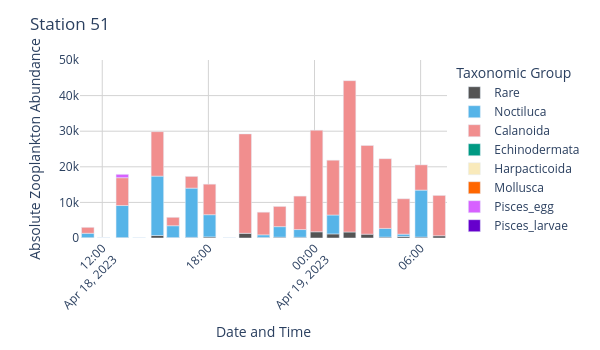
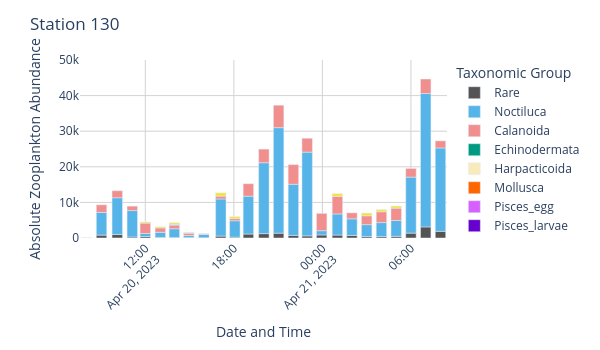

Source (notebook cell) for these figures, in order:
### Code cell
stations = ['51', '130']

for station in stations:
    grouped_df = zooplankton_long[zooplankton_long['StationPrefix'] == station][['StartDate', 'ZooScan_group', 'count']]
    grouped_df['datetime'] = pd.to_datetime(grouped_df['StartDate'], format='%Y-%m-%d %H:%M')

    grouped_df = grouped_df.groupby(['datetime', 'ZooScan_group']).agg({'count':'sum'}).reset_index()
    grouped_df["rel_occurrence"] = grouped_df.groupby(['datetime'])['count'].transform(lambda x: x / x.sum())
   
   # Combine low-abundant groups into a single 'Rare' category
    threshold = 0.05
    grouped_df.loc[grouped_df['rel_occurrence'] <= threshold, 'ZooScan_group'] = 'Rare'
    
    # Regroup so legend does not display all groups, but only the ones present in the data after combining into 'Rare' category
    grouped_df = grouped_df.groupby(['datetime', 'ZooScan_group']).agg({'count':'sum'}).reset_index()
    grouped_df["rel_occurrence"] = grouped_df.groupby(['datetime'])['count'].transform(lambda x: x / x.sum())

    fig = px.bar(grouped_df, 
                x="datetime", 
                y="count",
                color='ZooScan_group',
                color_discrete_map={
                    "Rare": "#545454",
                    "Noctiluca": "#56B4E8",
                    "Calanoida": "#F18E8E",
                    "Cirripeda_naup": "#F0E442",
                    "Echinodermata": "#009A83",
                    "Harpacticoida": "#F9EABB",
                    "Mollusca": "#FF6600",
                    "Pisces_egg": "#D761FF",
                    "Pisces_larvae": "#6600CC",
                },
                category_orders={"ZooScan_group": ["Rare", "Noctiluca", "Calanoida", "Echinodermata", "Harpacticoida", "Mollusca", "Pisces_egg", "Pisces_larvae"]},
            )
    
    fig.update_layout(
        width=600,
        height=350,
        xaxis_title='Date and Time',
        yaxis_title='Absolute Zooplankton Abundance',
        xaxis_tickangle=-45,
        # Limits for y axis
        yaxis_range=[0, 50000],
        legend_title='Taxonomic Group',
        title_text='Station {}'.format(station),
        # White background
        plot_bgcolor='white',
        # Add gridlines
        xaxis=dict(showgrid=True, gridcolor='lightgray'),
        yaxis=dict(showgrid=True, gridcolor='lightgray')
    )

    fig.show()

    # Save figure as svg
    fig.write_image("../figures/zooplankton/zooscan_absolute_abundance_{}.svg".format(station), scale=1)
    fig.write_image("../figures/zooplankton/zooscan_absolute_abundance_{}.png".format(station), scale=1)

### Figure 1 — Plotly figure (JSON) as saved in the notebook; plotly's stock layout.template omitted (floating-point values rounded to 4 significant figures)
{"data": [{"hovertemplate": "ZooScan_group=Rare<br>datetime=%{x}<br>count=%{y}<extra></extra>", "legendgroup": "Rare", "marker": {"color": "#545454", "pattern": {"shape": ""}}, "name": "Rare", "orientation": "v", "showlegend": true, "textposition": "auto", "type": "bar", "x": ["2023-04-18T11:11:00.000000000", "2023-04-18T13:08:00.000000000", "2023-04-18T15:07:00.000000000", "2023-04-18T16:00:00.000000000", "2023-04-18T17:03:00.000000000", "2023-04-18T18:04:00.000000000", "2023-04-18T20:05:00.000000000", "2023-04-18T21:07:00.000000000", "2023-04-18T22:02:00.000000000", "2023-04-18T23:11:00.000000000", "2023-04-19T00:07:00.000000000", "2023-04-19T01:03:00.000000000", "2023-04-19T01:59:00.000000000", "2023-04-19T02:59:00.000000000", "2023-04-19T04:00:00.000000000", "2023-04-19T05:02:00.000000000", "2023-04-19T06:02:00.000000000", "2023-04-19T07:03:00.000000000"], "xaxis": "x", "y": [104.8, 115.3, 704.2, 124.7, 170.6, 302.5, 1314.0, 160.7, 230.2, 211.7, 1746.0, 1150.0, 1683.0, 1073.0, 254.3, 423.1, 260.3, 632.4], "yaxis": "y"}, {"hovertemplate": "ZooScan_group=Noctiluca<br>datetime=%{x}<br>count=%{y}<extra></extra>", "legendgroup": "Noctiluca", "marker": {"color": "#56B4E8", "pattern": {"shape": ""}}, "name": "Noctiluca", "orientation": "v", "showlegend": true, "textposition": "auto", "type": "bar", "x": ["2023-04-18T11:11:00.000000000", "2023-04-18T12:05:00.000000000", "2023-04-18T13:08:00.000000000", "2023-04-18T14:05:00.000000000", "2023-04-18T15:07:00.000000000", "2023-04-18T16:00:00.000000000", "2023-04-18T17:03:00.000000000", "2023-04-18T18:04:00.000000000", "2023-04-18T19:11:00.000000000", "2023-04-18T21:07:00.000000000", "2023-04-18T22:02:00.000000000", "2023-04-18T23:11:00.000000000", "2023-04-19T01:03:00.000000000", "2023-04-19T04:00:00.000000000", "2023-04-19T05:02:00.000000000", "2023-04-19T06:02:00.000000000"], "xaxis": "x", "y": [1220.0, 0.0, 9004.0, 0.0, 16680.0, 3321.0, 13840.0, 6245.0, 0.0, 726.1, 2964.0, 2161.0, 5312.0, 2434.0, 656.7, 13190.0], "yaxis": "y"}, {"hovertemplate": "ZooScan_group=Calanoida<br>datetime=%{x}<br>count=%{y}<extra></extra>", "legendgroup": "Calanoida", "marker": {"color": "#F18E8E", "pattern": {"shape": ""}}, "name": "Calanoida", "orientation": "v", "showlegend": true, "textposition": "auto", "type": "bar", "x": ["2023-04-18T11:11:00.000000000", "2023-04-18T12:05:00.000000000", "2023-04-18T13:08:00.000000000", "2023-04-18T14:05:00.000000000", "2023-04-18T15:07:00.000000000", "2023-04-18T16:00:00.000000000", "2023-04-18T17:03:00.000000000", "2023-04-18T18:04:00.000000000", "2023-04-18T19:11:00.000000000", "2023-04-18T20:05:00.000000000", "2023-04-18T21:07:00.000000000", "2023-04-18T22:02:00.000000000", "2023-04-18T23:11:00.000000000", "2023-04-19T00:07:00.000000000", "2023-04-19T01:03:00.000000000", "2023-04-19T01:59:00.000000000", "2023-04-19T02:59:00.000000000", "2023-04-19T04:00:00.000000000", "2023-04-19T05:02:00.000000000", "2023-04-19T06:02:00.000000000", "2023-04-19T07:03:00.000000000"], "xaxis": "x", "y": [1669.0, 0.0, 7819.0, 0.0, 12490.0, 2363.0, 3298.0, 8570.0, 0.0, 27930.0, 6362.0, 5675.0, 9397.0, 28520.0, 15390.0, 42510.0, 24920.0, 19590.0, 9939.0, 7087.0, 11330.0], "yaxis": "y"}, {"hovertemplate": "ZooScan_group=Echinodermata<br>datetime=%{x}<br>count=%{y}<extra></extra>", "legendgroup": "Echinodermata", "marker": {"color": "#009A83", "pattern": {"shape": ""}}, "name": "Echinodermata", "orientation": "v", "showlegend": true, "textposition": "auto", "type": "bar", "x": ["2023-04-18T12:05:00.000000000", "2023-04-18T14:05:00.000000000", "2023-04-18T19:11:00.000000000"], "xaxis": "x", "y": [0.0, 0.0, 0.0], "yaxis": "y"}, {"hovertemplate": "ZooScan_group=Harpacticoida<br>datetime=%{x}<br>count=%{y}<extra></extra>", "legendgroup": "Harpacticoida", "marker": {"color": "#F9EABB", "pattern": {"shape": ""}}, "name": "Harpacticoida", "orientation": "v", "showlegend": true, "textposition": "auto", "type": "bar", "x": ["2023-04-18T12:05:00.000000000", "2023-04-18T14:05:00.000000000", "2023-04-18T19:11:00.000000000"], "xaxis": "x", "y": [0.0, 0.0, 0.0], "yaxis": "y"}, {"hovertemplate": "ZooScan_group=Mollusca<br>datetime=%{x}<br>count=%{y}<extra></extra>", "legendgroup": "Mollusca", "marker": {"color": "#FF6600", "pattern": {"shape": ""}}, "name": "Mollusca", "orientation": "v", "showlegend": true, "textposition": "auto", "type": "bar", "x": ["2023-04-18T12:05:00.000000000", "2023-04-18T14:05:00.000000000", "2023-04-18T19:11:00.000000000"], "xaxis": "x", "y": [0.0, 0.0, 0.0], "yaxis": "y"}, {"hovertemplate": "ZooScan_group=Pisces_egg<br>datetime=%{x}<br>count=%{y}<extra></extra>", "legendgroup": "Pisces_egg", "marker": {"color": "#D761FF", "pattern": {"shape": ""}}, "name": "Pisces_egg", "orientation": "v", "showlegend": true, "textposition": "auto", "type": "bar", "x": ["2023-04-18T12:05:00.000000000", "2023-04-18T13:08:00.000000000", "2023-04-18T14:05:00.000000000", "2023-04-18T19:11:00.000000000"], "xaxis": "x", "y": [0.0, 944.4, 0.0, 0.0], "yaxis": "y"}, {"hovertemplate": "ZooScan_group=Pisces_larvae<br>datetime=%{x}<br>count=%{y}<extra></extra>", "legendgroup": "Pisces_larvae", "marker": {"color": "#6600CC", "pattern": {"shape": ""}}, "name": "Pisces_larvae", "orientation": "v", "showlegend": true, "textposition": "auto", "type": "bar", "x": ["2023-04-18T12:05:00.000000000", "2023-04-18T14:05:00.000000000", "2023-04-18T19:11:00.000000000"], "xaxis": "x", "y": [0.0, 0.0, 0.0], "yaxis": "y"}, {"hovertemplate": "ZooScan_group=Annelida<br>datetime=%{x}<br>count=%{y}<extra></extra>", "legendgroup": "Annelida", "marker": {"color": "#FECB52", "pattern": {"shape": ""}}, "name": "Annelida", "orientation": "v", "showlegend": true, "textposition": "auto", "type": "bar", "x": ["2023-04-18T12:05:00.000000000", "2023-04-18T14:05:00.000000000", "2023-04-18T19:11:00.000000000"], "xaxis": "x", "y": [0.0, 0.0, 0.0], "yaxis": "y"}, {"hovertemplate": "ZooScan_group=Appendicularia<br>datetime=%{x}<br>count=%{y}<extra></extra>", "legendgroup": "Appendicularia", "marker": {"color": "#636efa", "pattern": {"shape": ""}}, "name": "Appendicularia", "orientation": "v", "showlegend": true, "textposition": "auto", "type": "bar", "x": ["2023-04-18T12:05:00.000000000", "2023-04-18T14:05:00.000000000", "2023-04-18T19:11:00.000000000"], "xaxis": "x", "y": [0.0, 0.0, 0.0], "yaxis": "y"}, {"hovertemplate": "ZooScan_group=Bellerochea<br>datetime=%{x}<br>count=%{y}<extra></extra>", "legendgroup": "Bellerochea", "marker": {"color": "#EF553B", "pattern": {"shape": ""}}, "name": "Bellerochea", "orientation": "v", "showlegend": true, "textposition": "auto", "type": "bar", "x": ["2023-04-18T12:05:00.000000000", "2023-04-18T14:05:00.000000000", "2023-04-18T19:11:00.000000000"], "xaxis": "x", "y": [0.0, 0.0, 0.0], "yaxis": "y"}, {"hovertemplate": "ZooScan_group=Brachyura_zoea<br>datetime=%{x}<br>count=%{y}<extra></extra>", "legendgroup": "Brachyura_zoea", "marker": {"color": "#00cc96", "pattern": {"shape": ""}}, "name": "Brachyura_zoea", "orientation": "v", "showlegend": true, "textposition": "auto", "type": "bar", "x": ["2023-04-18T12:05:00.000000000", "2023-04-18T14:05:00.000000000", "2023-04-18T19:11:00.000000000"], "xaxis": "x", "y": [0.0, 0.0, 0.0], "yaxis": "y"}, {"hovertemplate": "ZooScan_group=Caridae_zoea<br>datetime=%{x}<br>count=%{y}<extra></extra>", "legendgroup": "Caridae_zoea", "marker": {"color": "#ab63fa", "pattern": {"shape": ""}}, "name": "Caridae_zoea", "orientation": "v", "showlegend": true, "textposition": "auto", "type": "bar", "x": ["2023-04-18T12:05:00.000000000", "2023-04-18T14:05:00.000000000", "2023-04-18T19:11:00.000000000"], "xaxis": "x", "y": [0.0, 0.0, 0.0], "yaxis": "y"}, {"hovertemplate": "ZooScan_group=Cirripeda_cyp<br>datetime=%{x}<br>count=%{y}<extra></extra>", "legendgroup": "Cirripeda_cyp", "marker": {"color": "#FFA15A", "pattern": {"shape": ""}}, "name": "Cirripeda_cyp", "orientation": "v", "showlegend": true, "textposition": "auto", "type": "bar", "x": ["2023-04-18T12:05:00.000000000", "2023-04-18T14:05:00.000000000", "2023-04-18T19:11:00.000000000"], "xaxis": "x", "y": [0.0, 0.0, 0.0], "yaxis": "y"}, {"hovertemplate": "ZooScan_group=Cirripeda_naup<br>datetime=%{x}<br>count=%{y}<extra></extra>", "legendgroup": "Cirripeda_naup", "marker": {"color": "#F0E442", "pattern": {"shape": ""}}, "name": "Cirripeda_naup", "orientation": "v", "showlegend": true, "textposition": "auto", "type": "bar", "x": ["2023-04-18T12:05:00.000000000", "2023-04-18T14:05:00.000000000", "2023-04-18T19:11:00.000000000"], "xaxis": "x", "y": [0.0, 0.0, 0.0], "yaxis": "y"}, {"hovertemplate": "ZooScan_group=Cnidaria<br>datetime=%{x}<br>count=%{y}<extra></extra>", "legendgroup": "Cnidaria", "marker": {"color": "#19d3f3", "pattern": {"shape": ""}}, "name": "Cnidaria", "orientation": "v", "showlegend": true, "textposition": "auto", "type": "bar", "x": ["2023-04-18T12:05:00.000000000", "2023-04-18T14:05:00.000000000", "2023-04-18T19:11:00.000000000"], "xaxis": "x", "y": [0.0, 0.0, 0.0], "yaxis": "y"}, {"hovertemplate": "ZooScan_group=Ctenophora<br>datetime=%{x}<br>count=%{y}<extra></extra>", "legendgroup": "Ctenophora", "marker": {"color": "#FF6692", "pattern": {"shape": ""}}, "name": "Ctenophora", "orientation": "v", "showlegend": true, "textposition": "auto", "type": "bar", "x": ["2023-04-18T12:05:00.000000000", "2023-04-18T14:05:00.000000000", "2023-04-18T19:11:00.000000000"], "xaxis": "x", "y": [0.0, 0.0, 0.0], "yaxis": "y"}, {"hovertemplate": "ZooScan_group=Cumacea<br>datetime=%{x}<br>count=%{y}<extra></extra>", "legendgroup": "Cumacea", "marker": {"color": "#B6E880", "pattern": {"shape": ""}}, "name": "Cumacea", "orientation": "v", "showlegend": true, "textposition": "auto", "type": "bar", "x": ["2023-04-18T12:05:00.000000000", "2023-04-18T14:05:00.000000000", "2023-04-18T19:11:00.000000000"], "xaxis": "x", "y": [0.0, 0.0, 0.0], "yaxis": "y"}], "layout": {"barmode": "relative", "height": 350, "legend": {"title": {"text": "Taxonomic Group"}, "tracegroupgap": 0}, "margin": {"t": 60}, "plot_bgcolor": "white", "title": {"text": "Station 51"}, "width": 600, "xaxis": {"anchor": "y", "domain": [0, 1], "gridcolor": "lightgray", "showgrid": true, "tickangle": -45, "title": {"text": "Date and Time"}}, "yaxis": {"anchor": "x", "domain": [0, 1], "gridcolor": "lightgray", "range": [0, 50000], "showgrid": true, "title": {"text": "Absolute Zooplankton Abundance"}}}}

### Figure 2 — Plotly figure (JSON) as saved in the notebook; plotly's stock layout.template omitted (floating-point values rounded to 4 significant figures)
{"data": [{"hovertemplate": "ZooScan_group=Rare<br>datetime=%{x}<br>count=%{y}<extra></extra>", "legendgroup": "Rare", "marker": {"color": "#545454", "pattern": {"shape": ""}}, "name": "Rare", "orientation": "v", "showlegend": true, "textposition": "auto", "type": "bar", "x": ["2023-04-20T09:02:00.000000000", "2023-04-20T10:06:00.000000000", "2023-04-20T11:07:00.000000000", "2023-04-20T12:00:00.000000000", "2023-04-20T13:01:00.000000000", "2023-04-20T13:58:00.000000000", "2023-04-20T14:57:00.000000000", "2023-04-20T15:58:00.000000000", "2023-04-20T17:07:00.000000000", "2023-04-20T18:04:00.000000000", "2023-04-20T18:59:00.000000000", "2023-04-20T20:02:00.000000000", "2023-04-20T21:02:00.000000000", "2023-04-20T22:02:00.000000000", "2023-04-20T22:58:00.000000000", "2023-04-20T23:57:00.000000000", "2023-04-21T01:01:00.000000000", "2023-04-21T02:00:00.000000000", "2023-04-21T03:00:00.000000000", "2023-04-21T04:00:00.000000000", "2023-04-21T05:00:00.000000000", "2023-04-21T06:00:00.000000000", "2023-04-21T07:00:00.000000000", "2023-04-21T08:00:00.000000000"], "xaxis": "x", "y": [812.6, 989.4, 285.0, 407.7, 165.3, 126.6, 119.7, 69.13, 540.0, 234.4, 1114.0, 1229.0, 1354.0, 741.3, 589.9, 854.8, 825.8, 719.3, 405.2, 399.7, 468.9, 1367.0, 3113.0, 1877.0], "yaxis": "y"}, {"hovertemplate": "ZooScan_group=Noctiluca<br>datetime=%{x}<br>count=%{y}<extra></extra>", "legendgroup": "Noctiluca", "marker": {"color": "#56B4E8", "pattern": {"shape": ""}}, "name": "Noctiluca", "orientation": "v", "showlegend": true, "textposition": "auto", "type": "bar", "x": ["2023-04-20T08:01:00.000000000", "2023-04-20T09:02:00.000000000", "2023-04-20T10:06:00.000000000", "2023-04-20T11:07:00.000000000", "2023-04-20T12:00:00.000000000", "2023-04-20T13:01:00.000000000", "2023-04-20T13:58:00.000000000", "2023-04-20T14:57:00.000000000", "2023-04-20T15:58:00.000000000", "2023-04-20T17:07:00.000000000", "2023-04-20T18:04:00.000000000", "2023-04-20T18:59:00.000000000", "2023-04-20T20:02:00.000000000", "2023-04-20T21:02:00.000000000", "2023-04-20T22:02:00.000000000", "2023-04-20T22:58:00.000000000", "2023-04-20T23:57:00.000000000", "2023-04-21T01:01:00.000000000", "2023-04-21T02:00:00.000000000", "2023-04-21T03:00:00.000000000", "2023-04-21T04:00:00.000000000", "2023-04-21T05:00:00.000000000", "2023-04-21T06:00:00.000000000", "2023-04-21T07:00:00.000000000", "2023-04-21T08:00:00.000000000"], "xaxis": "x", "y": [0.0, 6379.0, 10310.0, 7420.0, 862.3, 1431.0, 2463.0, 576.9, 940.8, 10420.0, 4615.0, 10630.0, 19910.0, 29640.0, 14360.0, 23530.0, 1200.0, 5934.0, 4675.0, 3343.0, 3929.0, 4451.0, 15730.0, 37470.0, 23410.0], "yaxis": "y"}, {"hovertemplate": "ZooScan_group=Calanoida<br>datetime=%{x}<br>count=%{y}<extra></extra>", "legendgroup": "Calanoida", "marker": {"color": "#F18E8E", "pattern": {"shape": ""}}, "name": "Calanoida", "orientation": "v", "showlegend": true, "textposition": "auto", "type": "bar", "x": ["2023-04-20T08:01:00.000000000", "2023-04-20T09:02:00.000000000", "2023-04-20T10:06:00.000000000", "2023-04-20T11:07:00.000000000", "2023-04-20T12:00:00.000000000", "2023-04-20T13:01:00.000000000", "2023-04-20T13:58:00.000000000", "2023-04-20T14:57:00.000000000", "2023-04-20T15:58:00.000000000", "2023-04-20T17:07:00.000000000", "2023-04-20T18:04:00.000000000", "2023-04-20T18:59:00.000000000", "2023-04-20T20:02:00.000000000", "2023-04-20T21:02:00.000000000", "2023-04-20T22:02:00.000000000", "2023-04-20T22:58:00.000000000", "2023-04-20T23:57:00.000000000", "2023-04-21T01:01:00.000000000", "2023-04-21T02:00:00.000000000", "2023-04-21T03:00:00.000000000", "2023-04-21T04:00:00.000000000", "2023-04-21T05:00:00.000000000", "2023-04-21T06:00:00.000000000", "2023-04-21T07:00:00.000000000", "2023-04-21T08:00:00.000000000"], "xaxis": "x", "y": [0.0, 2126.0, 1966.0, 1242.0, 2915.0, 1237.0, 1003.0, 587.8, 156.3, 809.9, 593.3, 3493.0, 3826.0, 6303.0, 5510.0, 3889.0, 4856.0, 4935.0, 1666.0, 2492.0, 3049.0, 3470.0, 2427.0, 4070.0, 1995.0], "yaxis": "y"}, {"hovertemplate": "ZooScan_group=Echinodermata<br>datetime=%{x}<br>count=%{y}<extra></extra>", "legendgroup": "Echinodermata", "marker": {"color": "#009A83", "pattern": {"shape": ""}}, "name": "Echinodermata", "orientation": "v", "showlegend": true, "textposition": "auto", "type": "bar", "x": ["2023-04-20T08:01:00.000000000"], "xaxis": "x", "y": [0.0], "yaxis": "y"}, {"hovertemplate": "ZooScan_group=Harpacticoida<br>datetime=%{x}<br>count=%{y}<extra></extra>", "legendgroup": "Harpacticoida", "marker": {"color": "#F9EABB", "pattern": {"shape": ""}}, "name": "Harpacticoida", "orientation": "v", "showlegend": true, "textposition": "auto", "type": "bar", "x": ["2023-04-20T08:01:00.000000000"], "xaxis": "x", "y": [0.0], "yaxis": "y"}, {"hovertemplate": "ZooScan_group=Mollusca<br>datetime=%{x}<br>count=%{y}<extra></extra>", "legendgroup": "Mollusca", "marker": {"color": "#FF6600", "pattern": {"shape": ""}}, "name": "Mollusca", "orientation": "v", "showlegend": true, "textposition": "auto", "type": "bar", "x": ["2023-04-20T08:01:00.000000000"], "xaxis": "x", "y": [0.0], "yaxis": "y"}, {"hovertemplate": "ZooScan_group=Pisces_egg<br>datetime=%{x}<br>count=%{y}<extra></extra>", "legendgroup": "Pisces_egg", "marker": {"color": "#D761FF", "pattern": {"shape": ""}}, "name": "Pisces_egg", "orientation": "v", "showlegend": true, "textposition": "auto", "type": "bar", "x": ["2023-04-20T08:01:00.000000000"], "xaxis": "x", "y": [0.0], "yaxis": "y"}, {"hovertemplate": "ZooScan_group=Pisces_larvae<br>datetime=%{x}<br>count=%{y}<extra></extra>", "legendgroup": "Pisces_larvae", "marker": {"color": "#6600CC", "pattern": {"shape": ""}}, "name": "Pisces_larvae", "orientation": "v", "showlegend": true, "textposition": "auto", "type": "bar", "x": ["2023-04-20T08:01:00.000000000"], "xaxis": "x", "y": [0.0], "yaxis": "y"}, {"hovertemplate": "ZooScan_group=Annelida<br>datetime=%{x}<br>count=%{y}<extra></extra>", "legendgroup": "Annelida", "marker": {"color": "#FECB52", "pattern": {"shape": ""}}, "name": "Annelida", "orientation": "v", "showlegend": true, "textposition": "auto", "type": "bar", "x": ["2023-04-20T08:01:00.000000000"], "xaxis": "x", "y": [0.0], "yaxis": "y"}, {"hovertemplate": "ZooScan_group=Appendicularia<br>datetime=%{x}<br>count=%{y}<extra></extra>", "legendgroup": "Appendicularia", "marker": {"color": "#636efa", "pattern": {"shape": ""}}, "name": "Appendicularia", "orientation": "v", "showlegend": true, "textposition": "auto", "type": "bar", "x": ["2023-04-20T08:01:00.000000000", "2023-04-20T13:58:00.000000000", "2023-04-20T14:57:00.000000000"], "xaxis": "x", "y": [0.0, 214.2, 141.5], "yaxis": "y"}, {"hovertemplate": "ZooScan_group=Bellerochea<br>datetime=%{x}<br>count=%{y}<extra></extra>", "legendgroup": "Bellerochea", "marker": {"color": "#EF553B", "pattern": {"shape": ""}}, "name": "Bellerochea", "orientation": "v", "showlegend": true, "textposition": "auto", "type": "bar", "x": ["2023-04-20T08:01:00.000000000"], "xaxis": "x", "y": [0.0], "yaxis": "y"}, {"hovertemplate": "ZooScan_group=Brachyura_zoea<br>datetime=%{x}<br>count=%{y}<extra></extra>", "legendgroup": "Brachyura_zoea", "marker": {"color": "#00cc96", "pattern": {"shape": ""}}, "name": "Brachyura_zoea", "orientation": "v", "showlegend": true, "textposition": "auto", "type": "bar", "x": ["2023-04-20T08:01:00.000000000"], "xaxis": "x", "y": [0.0], "yaxis": "y"}, {"hovertemplate": "ZooScan_group=Caridae_zoea<br>datetime=%{x}<br>count=%{y}<extra></extra>", "legendgroup": "Caridae_zoea", "marker": {"color": "#ab63fa", "pattern": {"shape": ""}}, "name": "Caridae_zoea", "orientation": "v", "showlegend": true, "textposition": "auto", "type": "bar", "x": ["2023-04-20T08:01:00.000000000"], "xaxis": "x", "y": [0.0], "yaxis": "y"}, {"hovertemplate": "ZooScan_group=Cirripeda_cyp<br>datetime=%{x}<br>count=%{y}<extra></extra>", "legendgroup": "Cirripeda_cyp", "marker": {"color": "#FFA15A", "pattern": {"shape": ""}}, "name": "Cirripeda_cyp", "orientation": "v", "showlegend": true, "textposition": "auto", "type": "bar", "x": ["2023-04-20T08:01:00.000000000"], "xaxis": "x", "y": [0.0], "yaxis": "y"}, {"hovertemplate": "ZooScan_group=Cirripeda_naup<br>datetime=%{x}<br>count=%{y}<extra></extra>", "legendgroup": "Cirripeda_naup", "marker": {"color": "#F0E442", "pattern": {"shape": ""}}, "name": "Cirripeda_naup", "orientation": "v", "showlegend": true, "textposition": "auto", "type": "bar", "x": ["2023-04-20T08:01:00.000000000", "2023-04-20T12:00:00.000000000", "2023-04-20T13:01:00.000000000", "2023-04-20T13:58:00.000000000", "2023-04-20T14:57:00.000000000", "2023-04-20T15:58:00.000000000", "2023-04-20T17:07:00.000000000", "2023-04-20T18:04:00.000000000", "2023-04-21T01:01:00.000000000", "2023-04-21T03:00:00.000000000", "2023-04-21T04:00:00.000000000", "2023-04-21T05:00:00.000000000"], "xaxis": "x", "y": [0.0, 309.3, 311.6, 467.3, 174.2, 120.2, 917.9, 542.0, 768.2, 769.8, 593.9, 587.6], "yaxis": "y"}, {"hovertemplate": "ZooScan_group=Cnidaria<br>datetime=%{x}<br>count=%{y}<extra></extra>", "legendgroup": "Cnidaria", "marker": {"color": "#19d3f3", "pattern": {"shape": ""}}, "name": "Cnidaria", "orientation": "v", "showlegend": true, "textposition": "auto", "type": "bar", "x": ["2023-04-20T08:01:00.000000000"], "xaxis": "x", "y": [0.0], "yaxis": "y"}, {"hovertemplate": "ZooScan_group=Ctenophora<br>datetime=%{x}<br>count=%{y}<extra></extra>", "legendgroup": "Ctenophora", "marker": {"color": "#FF6692", "pattern": {"shape": ""}}, "name": "Ctenophora", "orientation": "v", "showlegend": true, "textposition": "auto", "type": "bar", "x": ["2023-04-20T08:01:00.000000000"], "xaxis": "x", "y": [0.0], "yaxis": "y"}, {"hovertemplate": "ZooScan_group=Cumacea<br>datetime=%{x}<br>count=%{y}<extra></extra>", "legendgroup": "Cumacea", "marker": {"color": "#B6E880", "pattern": {"shape": ""}}, "name": "Cumacea", "orientation": "v", "showlegend": true, "textposition": "auto", "type": "bar", "x": ["2023-04-20T08:01:00.000000000"], "xaxis": "x", "y": [0.0], "yaxis": "y"}], "layout": {"barmode": "relative", "height": 350, "legend": {"title": {"text": "Taxonomic Group"}, "tracegroupgap": 0}, "margin": {"t": 60}, "plot_bgcolor": "white", "title": {"text": "Station 130"}, "width": 600, "xaxis": {"anchor": "y", "domain": [0, 1], "gridcolor": "lightgray", "showgrid": true, "tickangle": -45, "title": {"text": "Date and Time"}}, "yaxis": {"anchor": "x", "domain": [0, 1], "gridcolor": "lightgray", "range": [0, 50000], "showgrid": true, "title": {"text": "Absolute Zooplankton Abundance"}}}}
